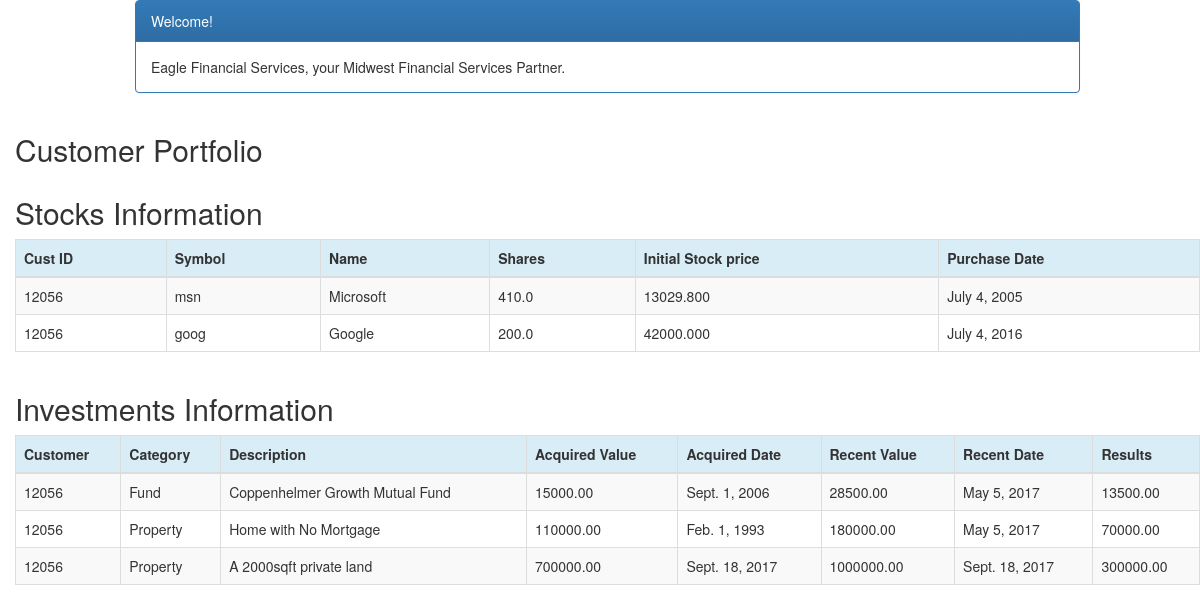
Page /customer/1/portfolio/ (signed in) on the committed database.
### portfolio/models.py (models this page shows, shortened)
class Stock(models.Model):
    customer = models.ForeignKey(Customer, related_name='stocks')
    symbol = models.CharField(max_length=10)
    name = models.CharField(max_length=50)
    shares = models.DecimalField (max_digits=10, decimal_places=1)
    purchase_price = models.DecimalField(max_digits=10, decimal_places=2)
    purchase_date = models.DateField(default=timezone.now, blank=True, null=True)
    def initial_stock_value(self):
        return self.shares * self.purchase_price

class Customer(models.Model):
    name = models.CharField(max_length=50)
    address = models.CharField(max_length=200)
    cust_number = models.IntegerField(blank=False, null=False)
    city = models.CharField(max_length=50)
    state = models.CharField(max_length=50)
    zipcode = models.CharField(max_length=10)
    email = models.EmailField(max_length=200)
    cell_phone = models.CharField(max_length=50)
    created_date = models.DateTimeField(
        default=timezone.now)
    updated_date = models.DateTimeField(auto_now_add=True)
    def __str__(self):
        return str(self.cust_number)

class Investment(models.Model):
    customer = models.ForeignKey(Customer, related_name='investments')
    category = models.CharField(max_length=50)
    description = models.CharField(max_length=200)
    acquired_value = models.DecimalField(max_digits=10, decimal_places=2)
    acquired_date = models.DateField(default=timezone.now)
    recent_value = models.DecimalField(max_digits=10, decimal_places=2)
    recent_date = models.DateField(default=timezone.now, blank=True, null=True)
    def results_by_investment(self):
        return self.recent_value - self.acquired_value

### portfolio/views.py (the view)
# urls.py: url(r'', include('portfolio.urls', namespace='portfolio')),
@login_required
def portfolio(request,pk):
   customer = get_object_or_404(Customer, pk=pk)
   customers = Customer.objects.filter(created_date__lte=timezone.now())
   investments =Investment.objects.filter(customer=pk)
   stocks = Stock.objects.filter(customer=pk)
   funds = Fund.objects.filter(customer=pk)
   sum_acquired_value = Investment.objects.filter(customer=pk).aggregate(Sum('acquired_value'))
   return render(request, 'portfolio/portfolio.html', {'customers': customers,
                                                       'investments': investments,
                                                       'stocks': stocks,
                                                       'funds': funds,
                                                    'sum_acquired_value': sum_acquired_value,})

### portfolio/templates/portfolio/portfolio.html (shortened to what this page needs)
{% load staticfiles %}
{% load mathfilters %}
<!DOCTYPE html>
<link rel="stylesheet" href="//maxcdn.bootstrapcdn.com/bootstrap/3.2.0/css/bootstrap.min.css">
<link rel="stylesheet" href="//maxcdn.bootstrapcdn.com/bootstrap/3.2.0/css/bootstrap-theme.min.css">
<html lang="en">
<head>
    <link rel="stylesheet" href="{% static 'css/portfolio.css' %}">
</head>
<body>
<div class="container">
    <div class="row">
        <div class="col-md-10 col-md-offset-1">
            <div class="panel panel-primary">
                <div class="panel-heading">Welcome!</div>
                <div class="panel-body">
                    Eagle Financial Services, your Midwest Financial Services Partner.
                </div>
            </div>
        </div>
    </div>
</div>
<div class="row">
    <h2 style="padding-left: 15Px">Customer Portfolio</h2>
</div>
<div class="row">
    <h2 style="padding-left: 15Px">Stocks Information</h2>
</div>
<div>
    <table class="table table-striped table-bordered table-hover">
        <thead>
        <tr class="bg-info">
            <th>Cust ID</th>
            <th>Symbol</th>
            <th>Name</th>
            <th>Shares</th>
            <th>Initial Stock price</th>
            <th>Purchase Date</th>
        </tr>
        </thead>
        <tbody>
        {% for stock in stocks %}
            <tr>
                <td>{{ stock.customer }}</td>
                <td>{{ stock.symbol }}</td>
                <td>{{ stock.name }}</td>
                <td>{{ stock.shares }}</td>
                <td>{{ stock.initial_stock_value }}</td>
                <td>{{ stock.purchase_date }}</td>
        {% endfor %}
            </tr>
        </tbody>
    </table>
</div>
<div class="row">
    <h2 style="padding-left: 15Px">Investments Information</h2>
</div>
<div>
    <table class="table table-striped table-bordered table-hover">
       <thead>
        <tr class="bg-info">
            <th>Customer</th>
            <th>Category</th>
            <th>Description</th>
            <th>Acquired Value</th>
            <th>Acquired Date</th>
            <th>Recent Value</th>
            <th>Recent Date</th>
            <th>Results</th>
        </tr>
        </thead>
        <tbody>
        {% for investment in investments %}
            <tr>
                <td>{{ investment.customer }}</td>
                <td>{{ investment.category }}</td>
                <td>{{ investment.description }}</td>
                <td>{{ investment.acquired_value }}</td>
                <td>{{ investment.acquired_date }}</td>
                <td>{{ investment.recent_value }}</td>
                <td>{{ investment.recent_date }}</td>
                <td>{{ investment.results_by_investment }}</td>
        {% endfor %}
            </tr>
        </tbody>
    </table>
</div>

### portfolio/static/css/portfolio.css (style rules this page uses)
body { padding-left: 15px; }

### rows in the picture
Stock: customer "12056", symbol "msn", name "Microsoft", shares "410.0", initial_stock_value "13029.800", purchase_date "July 4, 2005"
Stock: customer "12056", symbol "goog", name "Google", shares "200.0", initial_stock_value "42000.000", purchase_date "July 4, 2016"
Investment: customer "12056", category "Fund", description "Coppenhelmer Growth Mutual Fund", acquired_value "15000.00", acquired_date "Sept. 1, 2006", recent_value "28500.00", recent_date "May 5, 2017", results_by_investment "13500.00"
Investment: customer "12056", category "Property", description "Home with No Mortgage", acquired_value "110000.00", acquired_date "Feb. 1, 1993", recent_value "180000.00", recent_date "May 5, 2017", results_by_investment "70000.00"
Investment: customer "12056", category "Property", description "A 2000sqft private land", acquired_value "700000.00", acquired_date "Sept. 18, 2017", recent_value "1000000.00", recent_date "Sept. 18, 2017", results_by_investment "300000.00"
